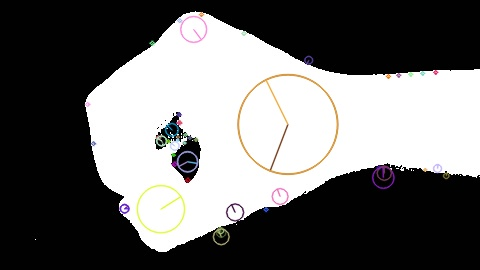
#> input picture data/sift/train/men/0/0.jpg, 480 x 270 px
$ python -i preProcess.py   (imports and definitions only)
#> lines starting #> are read from the running program, lines starting #| are printed output that depends on the picture; after the words box and inside, x2 and y2 are one past the last pixel; in counts of white or black regions, pixels touching at a corner belong together
#> further down, picture is the input picture: shape (270, 480, 3); mean B, G, R 106.6, 107.1, 107.5
# imports
import numpy as np
import cv2
from sklearn import mixture as GMM
from sklearn.cluster import KMeans


class PreprocessModel:

    def __init__(self):
        # making the gmm_model with number of components = 2 (background, skin-like colour)
        self.GMM_model = GMM.GaussianMixture(n_components=2, covariance_type='full', warm_start=True,
                                             init_params='kmeans', random_state=0)
        # creating 2 Kmean models (one with K = 2 and the other one with K = 3)
        self.KMeans2_model = KMeans(n_clusters=2, random_state=0, n_init='auto')

        self.i = 0

    def preProcess(self, img):

        # resize the image
        ratio = 480 / img.shape[1]
#> ratio = 1
        resizedImage = cv2.resize(img, (480, int(img.shape[0] * ratio)))

        # converting to YCbCr colour space (illuminance, Chromium blue, Chormium red)
        imgYCbCr = cv2.cvtColor(resizedImage, cv2.COLOR_BGR2YCR_CB)
#> imgYCbCr: shape (270, 480, 3); mean of channels 0, 1, 2 107.1, 128.3, 127.7

        # discarding the illumninance paramter
        imgYCbCr = imgYCbCr[:, :, 1:]

        # saving original image dimensions
        original_shape = imgYCbCr.shape
#> original_shape = (270, 480, 2)

        # rechaping to the 2D matrix for each line to a single vector
        reshapedImg = imgYCbCr.reshape((-1, 2))
#> reshapedImg = 129600 pairs, first value 79 to 198, second value 66 to 190

        # applying guassian mixture model with 2 components (background, skin-like colour)
        gmm_model = self.GMM_model.fit(reshapedImg)
        gmm_labels = gmm_model.predict(reshapedImg)

        # from researching on the internet, the RGB color (232, 190, 172) is a typical natural skin
        typicalSkinColorRGB = np.array([[[232, 190, 172]]], dtype=np.uint8)

        # convert to YCbCr color space
        typicalSkinColorYCbCr = cv2.cvtColor(typicalSkinColorRGB, cv2.COLOR_RGB2YCR_CB)
        typicalSkinColorYCbCr = typicalSkinColorYCbCr[:, :, 1:]
        typicalSkinColorYCbCr = typicalSkinColorYCbCr.reshape((-1, 2))

        # get the which cluster label represent the skin color
        typicalSkinColourLabel = gmm_model.predict(typicalSkinColorYCbCr)
#> typicalSkinColourLabel = [1]

        # since the output of guassian mixtures is 0,1,2 and range of colours from 0 to 255 so we map colours to be seen
        gmm_labels[gmm_labels == typicalSkinColourLabel] = 255
        gmm_labels[gmm_labels != 255] = 0

        # converting the labels to an image
        maskImage = gmm_labels.astype(np.uint8)
        maskImage = maskImage.reshape(original_shape[0], original_shape[1])
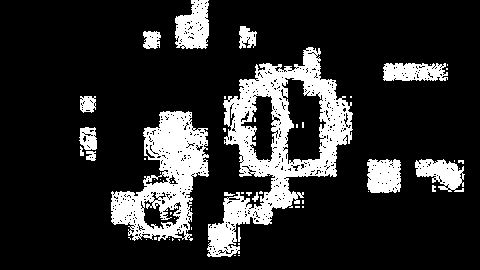
#> maskImage: shape (270, 480); 17% white; 58 white regions (42 under 20 px), largest, box (x1, y1, x2, y2) and area: (207, 47, 353, 257) 10225, (111, 111, 209, 241) 6187, (175, 0, 209, 49) 1244

        # apply openning and closing to clean noise and fill black holes
        structureElement = cv2.getStructuringElement(cv2.MORPH_ELLIPSE, (9, 9))
        maskImage = cv2.morphologyEx(maskImage, cv2.MORPH_OPEN, structureElement)
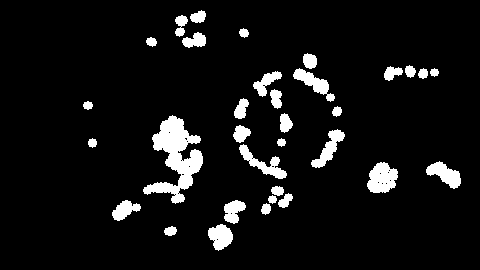
#> maskImage: shape (270, 480); 7.2% white; 33 white regions, largest, box (x1, y1, x2, y2) and area: (143, 115, 203, 204) 2325, (367, 162, 398, 193) 697, (239, 144, 287, 179) 537
        maskImage = cv2.morphologyEx(maskImage, cv2.MORPH_CLOSE, structureElement)
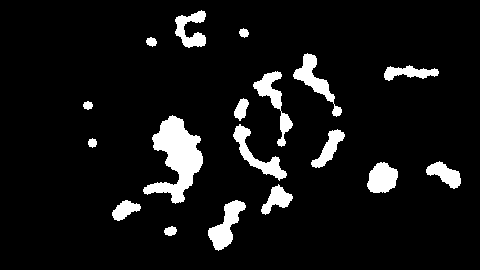
#> maskImage: shape (270, 480); 7.8% white; 18 white regions

        # get the counter of the largest area and fill it with white to remove unwanted noise
        contours, _ = cv2.findContours(maskImage, cv2.RETR_EXTERNAL, cv2.CHAIN_APPROX_SIMPLE)
#> contours = 18 contours; largest, box (x1, y1, x2, y2) and area: (143, 115, 203, 204) 2412, (208, 200, 246, 251) 790, (293, 53, 342, 117) 746, (253, 71, 293, 147) 728, (233, 124, 287, 181) 728
        maxAreaContour = max(contours, key=cv2.contourArea)
#> maxAreaContour = contour of 208 points, box (x1, y1, x2, y2) (143, 115, 203, 204), area 2412
        blankImage = np.zeros(maskImage.shape, dtype='uint8')
        cv2.drawContours(blankImage, [maxAreaContour], 0, 255, cv2.FILLED)
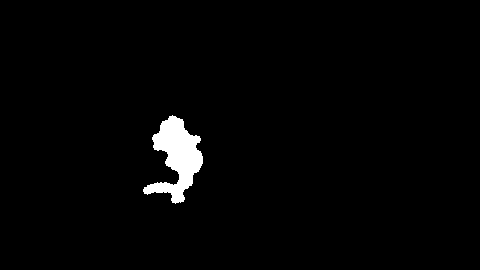
#> blankImage: shape (270, 480); 2% white; 1 white region, box (x1, y1, x2, y2) and area: (143, 115, 203, 204) 2559
        maskImage = blankImage

        # apply bit wise and with the original image
        maskImage = np.repeat(maskImage[:, :, np.newaxis], 3, axis=2)
        segmentedImgDueToGMM = cv2.bitwise_and(resizedImage, maskImage)

        # preparing image for Kmeans  (reshping the image)
        reshapedImg = cv2.cvtColor(segmentedImgDueToGMM, cv2.COLOR_BGR2YCR_CB)
#> reshapedImg: shape (270, 480, 3); mean of channels 0, 1, 2 2.7, 128, 128
        reshapedImg = reshapedImg[:, :, 1:]
        reshapedImg = reshapedImg.reshape((-1, 2))
#> reshapedImg = 129600 pairs, first value 79 to 198, second value 66 to 173

        # fitting and predicting the images
        predictedKmeans2 = self.KMeans2_model.fit_predict(reshapedImg)

        # predicting the skin color
        skinLabelKmeans2 = self.KMeans2_model.predict(typicalSkinColorYCbCr)

        # writing 255 at skin color pixels (constructing the mask)
        predictedKmeans2[predictedKmeans2 == skinLabelKmeans2] = 255
        predictedKmeans2[predictedKmeans2 != 255] = 0


        # check what K is more meaningful to be used
        usedImg = predictedKmeans2


        # reshaping the image
        segmentedImg = usedImg.reshape(original_shape[0], original_shape[1]).astype(np.uint8)
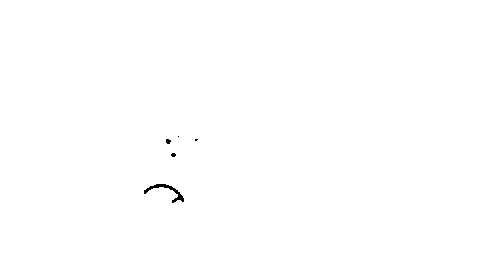
#> segmentedImg: shape (270, 480); 99.8% white; 5 black regions (3 under 20 px), largest, box (x1, y1, x2, y2) and area: (144, 184, 184, 203) 174, (166, 139, 171, 144) 20

        # apply openning and closing to clean noise and fill black holes
        structureElement = cv2.getStructuringElement(cv2.MORPH_ELLIPSE, (15, 15))
        segmentedImg = cv2.morphologyEx(segmentedImg, cv2.MORPH_CLOSE, structureElement)
#> segmentedImg: shape (270, 480); every value is 255
        segmentedImg = cv2.morphologyEx(segmentedImg, cv2.MORPH_OPEN, structureElement)

        # get the counter of the largest area and fill it with white to fill black holes
        contours, _ = cv2.findContours(segmentedImg, cv2.RETR_EXTERNAL, cv2.CHAIN_APPROX_SIMPLE)
#> contours = [[[0, 0], [0, 269], [479, 269], [479, 0]]]
        maxAreaContour = max(contours, key=cv2.contourArea)
#> maxAreaContour = [[0, 0], [0, 269], [479, 269], [479, 0]]
        blankImage = np.zeros(segmentedImg.shape, dtype='uint8')
        cv2.drawContours(blankImage, [maxAreaContour], 0, 255, cv2.FILLED)
        segmentedImg = blankImage

        # apply bit wise and with the original image
        maskImage2 = np.repeat(segmentedImg[:, :, np.newaxis], 3, axis=2).astype(np.uint8)
#> maskImage2: shape (270, 480, 3); every value is 255
        segmentedImgDueToKMeans = cv2.bitwise_and(resizedImage, maskImage2)


        # fill background with White
        backGround = np.invert(segmentedImg.astype(np.uint8))
#> backGround: shape (270, 480); every value is 0
        backGround = np.repeat(backGround[:, :, np.newaxis], 3, axis=2).astype(np.uint8)
#> backGround: shape (270, 480, 3); every value is 0
        segmentedImgDueToKMeans = cv2.bitwise_or(segmentedImgDueToKMeans, backGround)

        # saving the image
        segmented = cv2.cvtColor(segmentedImgDueToKMeans, cv2.COLOR_BGR2GRAY)
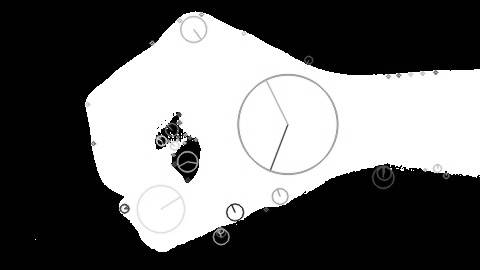
#> segmented: shape (270, 480); min 0, max 255, mean 107.1

        # [5 lines of commented-out code are left out]

        return cv2.resize(segmented, (64, 64))
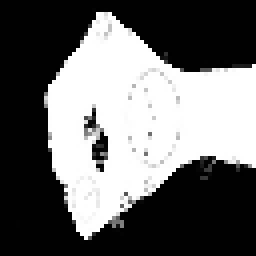
#> returned value: shape (64, 64) (shown 4 times larger); min 0, max 255, mean 107.2

>>> import cv2
>>> picture = cv2.imread('../data/sift/train/men/0/0.jpg')
>>> result = PreprocessModel().preProcess(picture)
